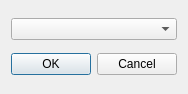
<?xml version="1.0" encoding="UTF-8"?>
<ui version="4.0">
 <class>DialogSerial</class>
 <widget class="QDialog" name="DialogSerial">
  <property name="geometry">
   <rect>
    <x>0</x>
    <y>0</y>
    <width>182</width>
    <height>94</height>
   </rect>
  </property>
  <property name="windowTitle">
   <string>Dialog</string>
  </property>
  <layout class="QGridLayout" name="gridLayout">
   <item row="0" column="0">
    <widget class="QComboBox" name="comboBox"/>
   </item>
   <item row="1" column="0">
    <widget class="QDialogButtonBox" name="buttonBox">
     <property name="orientation">
      <enum>Qt::Horizontal</enum>
     </property>
     <property name="standardButtons">
      <set>QDialogButtonBox::Cancel|QDialogButtonBox::Ok</set>
     </property>
    </widget>
   </item>
  </layout>
 </widget>
 <resources/>
 <connections>
  <connection>
   <sender>buttonBox</sender>
   <signal>accepted()</signal>
   <receiver>DialogSerial</receiver>
   <slot>accept()</slot>
   <hints>
    <hint type="sourcelabel">
     <x>248</x>
     <y>254</y>
    </hint>
    <hint type="destinationlabel">
     <x>157</x>
     <y>274</y>
    </hint>
   </hints>
  </connection>
  <connection>
   <sender>buttonBox</sender>
   <signal>rejected()</signal>
   <receiver>DialogSerial</receiver>
   <slot>reject()</slot>
   <hints>
    <hint type="sourcelabel">
     <x>316</x>
     <y>260</y>
    </hint>
    <hint type="destinationlabel">
     <x>286</x>
     <y>274</y>
    </hint>
   </hints>
  </connection>
 </connections>
</ui>
